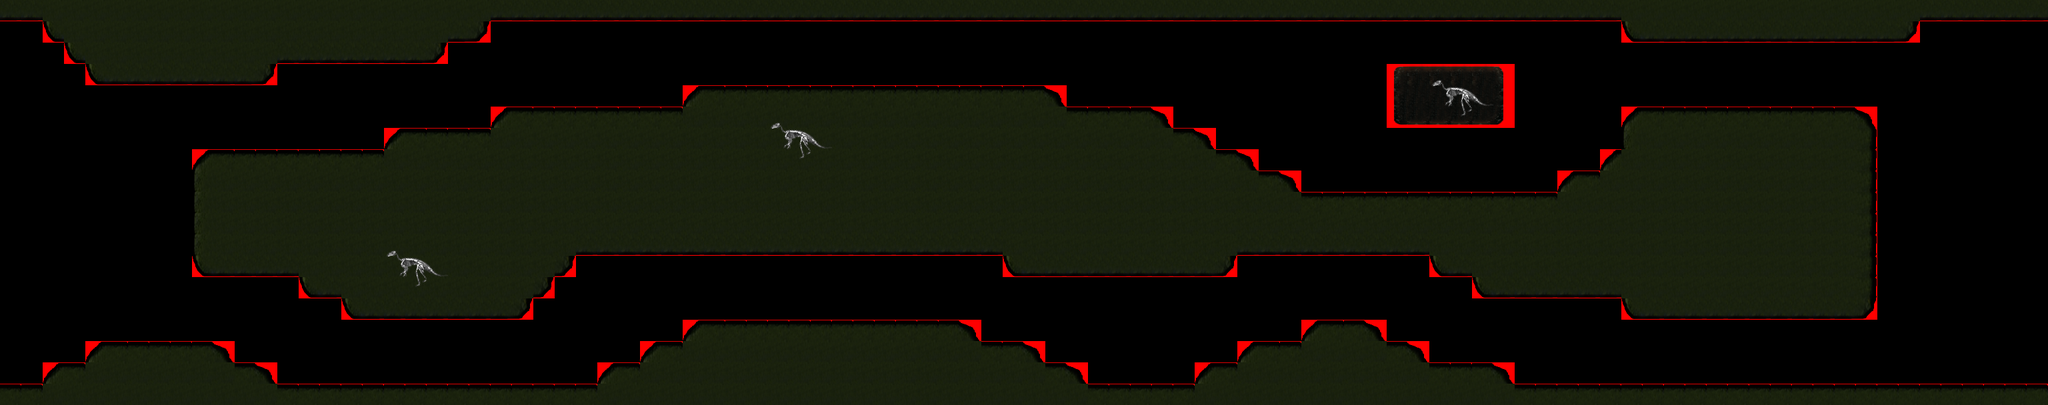

The image is a tile-based game level rendered from a .tmx file. Its description and source (layers, tilesets, objects; grid data summarised) follow:
An orthogonal 96x19 tile map with 32x32 px tiles, 3 tile layers (collision, terrain, easteregg), 2 tilesets.

<map version="1.0" orientation="orthogonal" width="96" height="19" tilewidth="32" tileheight="32">
 <tileset firstgid="1" name="full_tileset" tilewidth="32" tileheight="32">
  <image source="full_tileset.png" trans="ff00ff" width="256" height="96" />
 </tileset>
 <tileset firstgid="25" name="easteregg" tilewidth="32" tileheight="32">
  <image source="easteregg.png" trans="ff00ff" width="96" height="96" />
 </tileset>
 <layer name="collision" width="96" height="19">
  <data>[1824 cells, 956 non-empty, 1 distinct tile ids]</data>
 </layer>
 <layer name="terrain" width="96" height="19">
  <data>[1824 cells, 956 non-empty, 18 distinct tile ids]</data>
 </layer>
 <layer name="easteregg" width="96" height="19">
  <data>[1824 cells, 28 non-empty, 9 distinct tile ids]</data>
 </layer>
</map>
